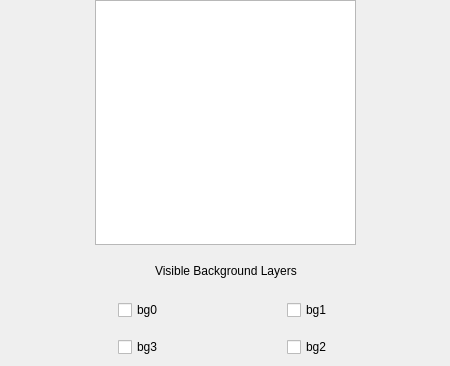
<?xml version="1.0" encoding="UTF-8"?>
<ui version="4.0">
 <class>cDisplayTab</class>
 <widget class="QWidget" name="cDisplayTab">
  <property name="geometry">
   <rect>
    <x>0</x>
    <y>0</y>
    <width>450</width>
    <height>366</height>
   </rect>
  </property>
  <property name="windowTitle">
   <string>Form</string>
  </property>
  <widget class="QWidget" name="verticalLayoutWidget">
   <property name="geometry">
    <rect>
     <x>0</x>
     <y>0</y>
     <width>451</width>
     <height>365</height>
    </rect>
   </property>
   <layout class="QVBoxLayout" name="verticalLayout">
    <property name="spacing">
     <number>-1</number>
    </property>
    <property name="bottomMargin">
     <number>0</number>
    </property>
    <item>
     <layout class="QHBoxLayout" name="horizontalLayout">
      <item>
       <spacer name="horizontalSpacer_10">
        <property name="orientation">
         <enum>Qt::Horizontal</enum>
        </property>
        <property name="sizeType">
         <enum>QSizePolicy::MinimumExpanding</enum>
        </property>
        <property name="sizeHint" stdset="0">
         <size>
          <width>40</width>
          <height>20</height>
         </size>
        </property>
       </spacer>
      </item>
      <item>
       <widget class="QGraphicsView" name="graphicsView">
        <property name="minimumSize">
         <size>
          <width>261</width>
          <height>245</height>
         </size>
        </property>
        <property name="maximumSize">
         <size>
          <width>261</width>
          <height>245</height>
         </size>
        </property>
       </widget>
      </item>
      <item>
       <spacer name="horizontalSpacer_9">
        <property name="orientation">
         <enum>Qt::Horizontal</enum>
        </property>
        <property name="sizeType">
         <enum>QSizePolicy::MinimumExpanding</enum>
        </property>
        <property name="sizeHint" stdset="0">
         <size>
          <width>40</width>
          <height>20</height>
         </size>
        </property>
       </spacer>
      </item>
     </layout>
    </item>
    <item>
     <layout class="QHBoxLayout" name="horizontalLayout_2">
      <item>
       <spacer name="horizontalSpacer_11">
        <property name="orientation">
         <enum>Qt::Horizontal</enum>
        </property>
        <property name="sizeHint" stdset="0">
         <size>
          <width>40</width>
          <height>20</height>
         </size>
        </property>
       </spacer>
      </item>
      <item>
       <widget class="QLabel" name="label">
        <property name="text">
         <string>Visible Background Layers</string>
        </property>
       </widget>
      </item>
      <item>
       <spacer name="horizontalSpacer_12">
        <property name="orientation">
         <enum>Qt::Horizontal</enum>
        </property>
        <property name="sizeHint" stdset="0">
         <size>
          <width>40</width>
          <height>20</height>
         </size>
        </property>
       </spacer>
      </item>
     </layout>
    </item>
    <item>
     <layout class="QGridLayout" name="gridLayout_3">
      <item row="0" column="2">
       <spacer name="horizontalSpacer_5">
        <property name="orientation">
         <enum>Qt::Horizontal</enum>
        </property>
        <property name="sizeType">
         <enum>QSizePolicy::MinimumExpanding</enum>
        </property>
        <property name="sizeHint" stdset="0">
         <size>
          <width>10</width>
          <height>26</height>
         </size>
        </property>
       </spacer>
      </item>
      <item row="1" column="3">
       <spacer name="verticalSpacer_3">
        <property name="orientation">
         <enum>Qt::Vertical</enum>
        </property>
        <property name="sizeType">
         <enum>QSizePolicy::Minimum</enum>
        </property>
        <property name="sizeHint" stdset="0">
         <size>
          <width>20</width>
          <height>5</height>
         </size>
        </property>
       </spacer>
      </item>
      <item row="2" column="2">
       <spacer name="horizontalSpacer_8">
        <property name="orientation">
         <enum>Qt::Horizontal</enum>
        </property>
        <property name="sizeType">
         <enum>QSizePolicy::MinimumExpanding</enum>
        </property>
        <property name="sizeHint" stdset="0">
         <size>
          <width>10</width>
          <height>26</height>
         </size>
        </property>
       </spacer>
      </item>
      <item row="3" column="3">
       <spacer name="verticalSpacer_4">
        <property name="orientation">
         <enum>Qt::Vertical</enum>
        </property>
        <property name="sizeType">
         <enum>QSizePolicy::Minimum</enum>
        </property>
        <property name="sizeHint" stdset="0">
         <size>
          <width>10</width>
          <height>5</height>
         </size>
        </property>
       </spacer>
      </item>
      <item row="0" column="1">
       <widget class="QCheckBox" name="checkBox">
        <property name="text">
         <string>bg0</string>
        </property>
       </widget>
      </item>
      <item row="2" column="1">
       <widget class="QCheckBox" name="checkBox_2">
        <property name="text">
         <string>bg3</string>
        </property>
       </widget>
      </item>
      <item row="0" column="3">
       <widget class="QCheckBox" name="checkBox_3">
        <property name="text">
         <string>bg1</string>
        </property>
       </widget>
      </item>
      <item row="2" column="3">
       <widget class="QCheckBox" name="checkBox_5">
        <property name="text">
         <string>bg2</string>
        </property>
       </widget>
      </item>
      <item row="2" column="0">
       <spacer name="horizontalSpacer">
        <property name="orientation">
         <enum>Qt::Horizontal</enum>
        </property>
        <property name="sizeHint" stdset="0">
         <size>
          <width>40</width>
          <height>20</height>
         </size>
        </property>
       </spacer>
      </item>
      <item row="2" column="4">
       <spacer name="horizontalSpacer_2">
        <property name="orientation">
         <enum>Qt::Horizontal</enum>
        </property>
        <property name="sizeHint" stdset="0">
         <size>
          <width>40</width>
          <height>20</height>
         </size>
        </property>
       </spacer>
      </item>
      <item row="0" column="0">
       <spacer name="horizontalSpacer_3">
        <property name="orientation">
         <enum>Qt::Horizontal</enum>
        </property>
        <property name="sizeHint" stdset="0">
         <size>
          <width>40</width>
          <height>20</height>
         </size>
        </property>
       </spacer>
      </item>
      <item row="0" column="4">
       <spacer name="horizontalSpacer_4">
        <property name="orientation">
         <enum>Qt::Horizontal</enum>
        </property>
        <property name="sizeHint" stdset="0">
         <size>
          <width>40</width>
          <height>20</height>
         </size>
        </property>
       </spacer>
      </item>
     </layout>
    </item>
   </layout>
  </widget>
 </widget>
 <resources/>
 <connections/>
</ui>
